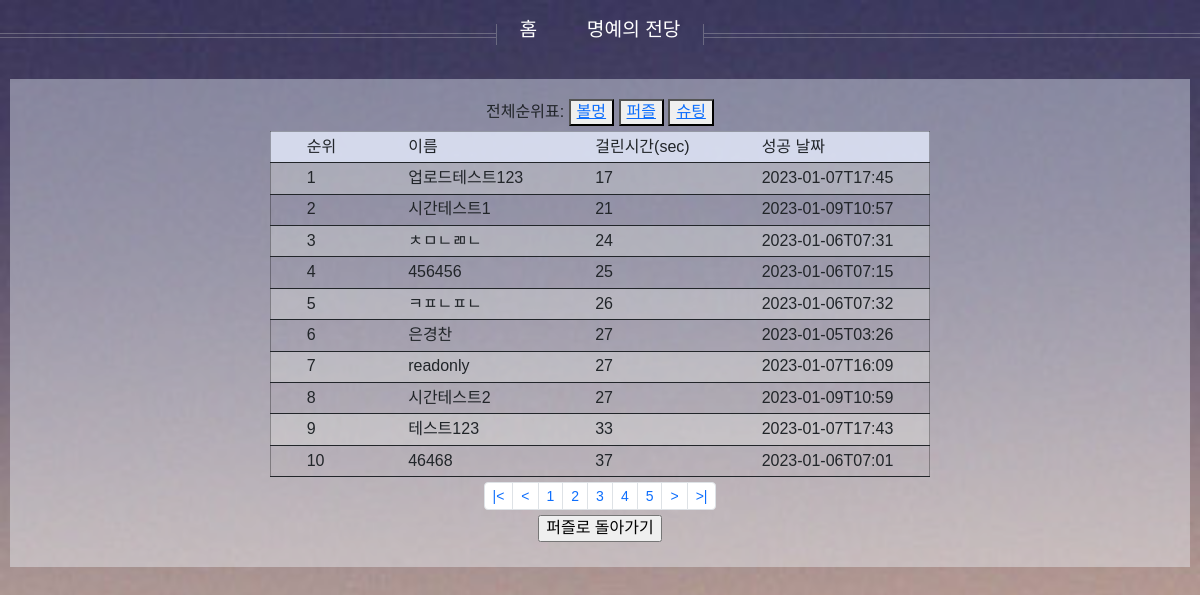
The app's page /puzzleApp/rank/, older data.
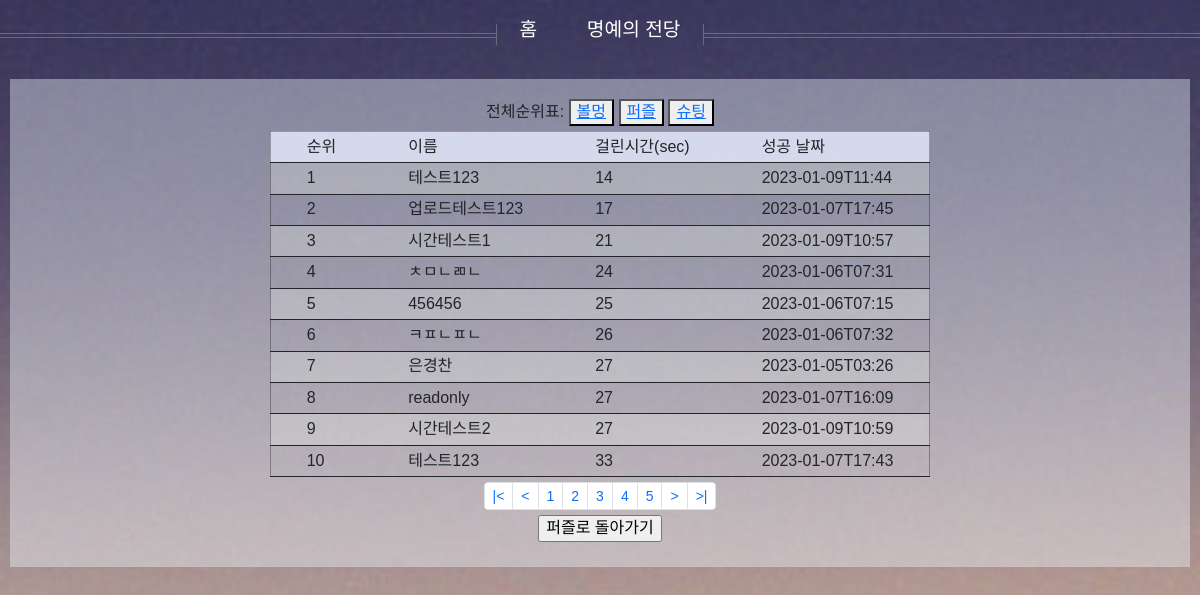
The same page, newer data.
### puzzleApp/models.py (models this page shows)
class Puzzle(models.Model):
    name = models.CharField(max_length=255)
    score = models.IntegerField()
    date = models.CharField(max_length=255)
    class Meta:
        db_table = 'Puzzle'

### puzzleApp/views.py (the view)
# urls.py: path("rank/", ballmungViews.rank, name="rank"),
def rank(request):
    puzzle = Puzzle.objects.all().order_by('score','date')
    page_info = {
        "startPage" : 1,
        "endPage" : 10,
        "underPageCount" : 10,
        "currentPage" : 1,
        "totalPage" : 0,
        "countPerPage" : 10,
    }
    page_info["currentPage"] = request.GET.get('page')
    if not page_info["currentPage"]:
        page_info["currentPage"] = 1
    else:
        page_info["currentPage"] = int(page_info["currentPage"])
        if page_info["currentPage"] <= 0:
            page_info["currentPage"] = 1
    page_info["totalPage"] = (puzzle.count() // page_info["countPerPage"]) + 1
    if (puzzle.count() % page_info["countPerPage"]) == 0:
        page_info["totalPage"] -= 1
    page_info["startPage"] = (page_info["currentPage"] // page_info["underPageCount"]) * page_info["underPageCount"] + 1
    page_info["endPage"] = page_info["startPage"] + page_info["underPageCount"] - 1
    if page_info["endPage"] > page_info["totalPage"]:
        page_info["endPage"] = page_info["totalPage"]
    pageRange = range(page_info["startPage"], page_info["endPage"]+1)
    paginator = Paginator(puzzle, page_info["countPerPage"])
    rankinfo_s = paginator.get_page(page_info["currentPage"])
    return render(request, 'puzzleApp/rank.html', {"rankdata":rankinfo_s, "page_info":page_info, "pageRange":pageRange})

### ballmungApp/templatetags/rank_filter.py (called while the page is built)
@register.filter
def rank_filter(value, arg):
    rank = value + (arg - 1) * 10
    return rank

### puzzleApp/templates/puzzleApp/rank.html (shortened to what this page needs)
<head>
    <link href="https://cdn.jsdelivr.net/npm/bootstrap@5.2.3/dist/css/bootstrap.min.css" rel="stylesheet">
    <link rel="stylesheet" href="/static/ballmungApp/css/ballmung.css">
    <link rel="stylesheet" href="/static/ballmungApp/css/mainApp_rank.css">
</head>
<body>
    {% include "nav.html" %}
    <div class="wrapper">
        <div class="container">
            {% include "header.html" %}
            <table style="margin: 5px 0px;">
                <thead>
                    <tr>
                        <th>순위</th>
                        <th>이름</th>
                        <th>걸린시간(sec)</th>
                        <th>성공 날짜</th>
                    </tr>
                </thead>
                <tbody>
                    {% load rank_filter %}
                    {% for pu in rankdata %}
                    <tr>
                        <td>{{forloop.counter| rank_filter:page_info.currentPage}}</td>
                        <td>{{pu.name}}</td>
                        <td>{{pu.score}}</td>
                        <td>{{pu.date}}</td>
                    </tr>
                    {% endfor %}
                </tbody>
            </table>
            <div class="underPageBar">
                <ul class="pagination pagination-sm">
                    <li class="page-item"><a class="page-link" href="{% url "puzzleApp:rank" %}?page={{ 1 }}">|&lt</a></li>
                    <li class="page-item"><a class="page-link" href="#">&lt</a></li>
                    {% for pr in pageRange%}
                    <li class="page-item"><a class="page-link" href="{% url "puzzleApp:rank" %}?page={{ pr }}">{{ pr }}</a>
                    </li>
                    {% endfor %}
                    <li class="page-item"><a class="page-link" href="#">&gt</a></li>
                    <li class="page-item"><a class="page-link" href="{% url "puzzleApp:rank" %}?page={{ page_info.totalPage}}">&gt|</a></li>
                </ul>
                <input type="button" class="puzzlebutton" value="퍼즐로 돌아가기" onclick="location.href='../'" style="display: none;">
            </div>
        </div>
    </div>
</body>

### templates/nav.html
<nav id="nav">
    <ul>
        <li><a href="/">홈</a></li>
        <li><a href="/rank/">명예의 전당</a></li>
    </ul>
</nav>

### templates/header.html
<div class="rank_button">
    <div>
        <span>전체순위표:</span>
        <button><a href="/ballmung/rank">볼멍</a></button>
        <button><a href="/puzzleApp/rank">퍼즐</a></button>
        <button><a href="/shootingApp/rank">슈팅</a></button>
    </div>
</div>

### ballmungApp/static/ballmungApp/css/ballmung.css (style rules this page uses)
html,body,div,span, p, a, img, ol, ul, li, form, label, table, tr, th, td, canvas, header, nav, section { margin: 0; padding: 0; border: 0; font-size: 100%; font: inherit; vertical-align: baseline; }
body { font-family: 'Noto Sans KR', sans-serif; padding-left: 0px; background-image: url("../images/header.jpg"); background-repeat: no-repeat; line-height: 1.3; }
nav,section { display: block; }
#nav { position: relative; top: 0; left: 0; width: 100%; text-align: center; padding: 1.5em 0 1.5em 0; z-index: 1; overflow: hidden; }
#nav>ul { line-height: 0px; position: relative; display: inline-block; margin: 0; height: 21px; border-left: solid 1px rgba(192, 192, 192, 0.35); border-right: solid 1px rgba(192, 192, 192, 0.35); }
#nav>ul:before, #nav>ul:after { content: ''; display: block; width: 300%; position: absolute; top: 50%; margin-top: -2px; height: 5px; border-top: solid 1px rgba(192, 192, 192, 0.35); border-bottom: solid 1px rgba(192, 192, 192, 0.35); }
#nav>ul:before { left: 100%; margin-left: 1px; }
#nav>ul:after { right: 100%; margin-right: 1px; }
#nav>ul>li { display: inline-block; margin:-9px 0.5em 0 0.5em; border-radius: 0.5em; padding: 0.85em; border: solid 1px transparent; }
#nav>ul>li>a, #nav>ul>li>span { display: block; color: white; font-size: 1.2rem; text-decoration: none; border: 0; outline: 0; }
.wrapper { background-color: rgba(240, 248, 255, 0.4); display: flex; justify-content: center; padding: 10px; margin: 10px; }
.wrapper>.container { display: flex; flex-direction: column; justify-content: space-between; margin: 10px; }
table { position: relative; border-collapse: collapse; border: 1px solid; border-color: rgba(0, 0, 0, 0.3); padding-left: 10px; }
thead { background-color: rgba(231, 237, 254, 0.8); }
th, td { border-bottom: 1px solid; padding: 0.6vh 0.7vw; }
tbody>tr:nth-of-type(2n-1) { background-color: rgba(235, 237, 232, 0.3); }

### ballmungApp/static/ballmungApp/css/mainApp_rank.css (style rules this page uses)
html,body,div,span, p, a, img, ol, ul, li, form, label, table, tr, th, td, canvas, header, nav, section { margin: 0; padding: 0; border: 0; font-size: 100%; font: inherit; vertical-align: baseline; }
body { font-family: 'Noto Sans KR', sans-serif; padding-left: 0px; background-image: url("../images/pic03.jpg"); background-size: cover; line-height: 1.3; }
nav,section { display: block; }
#nav { position: relative; top: 0; left: 0; width: 100%; text-align: center; padding: 1.5em 0 1.5em 0; z-index: 1; overflow: hidden; }
#nav>ul { line-height: 0px; position: relative; display: inline-block; margin: 0; height: 21px; border-left: solid 1px rgba(192, 192, 192, 0.35); border-right: solid 1px rgba(192, 192, 192, 0.35); }
#nav>ul:before, #nav>ul:after { content: ''; display: block; width: 300%; position: absolute; top: 50%; margin-top: -2px; height: 5px; border-top: solid 1px rgba(192, 192, 192, 0.35); border-bottom: solid 1px rgba(192, 192, 192, 0.35); }
#nav>ul:before { left: 100%; margin-left: 1px; }
#nav>ul:after { right: 100%; margin-right: 1px; }
#nav>ul>li { display: inline-block; margin:-9px 0.5em 0 0.5em; border-radius: 0.5em; padding: 0.85em; border: solid 1px transparent; }
#nav>ul>li>a, #nav>ul>li>span { display: block; color: white; font-size: 1.2rem; text-decoration: none; border: 0; outline: 0; }
.wrapper { background-color: rgba(240, 248, 255, 0.4); display: flex; flex-direction: column; justify-content: center; align-items: center; padding: 10px; margin: 10px; }
.wrapper>div { margin: 5px; }
table { position: relative; border-collapse: collapse; border: 1px solid; border-color: rgba(0, 0, 0, 0.3); padding-left: 10px; }
thead { background-color: rgba(231, 237, 254, 0.8); }
th, td { border-bottom: 1px solid; padding: 0.6vh 2.5vw; }
tbody>tr:nth-of-type(2n-1) { background-color: rgba(235, 237, 232, 0.3); }

### puzzleApp/templates/puzzleApp/rank.html (style rules this page uses)
.container { display: flex; justify-content: center; flex-direction: column; align-items: center; }
.underPageBar { display: flex; flex-direction: column; align-items: center; justify-content: center; }
.underPageBar > input { margin: 5px; }
th, td { border-bottom: 1px solid; padding: 0.6vh 3.0vw; }

Row changes from the older to the newer data that the page shows:
no longer on this page (row unchanged): Puzzle: name "46468", score "37", date "2023-01-06T07:01"
added Puzzle: name "테스트123", score "14", date "2023-01-09T11:44"
